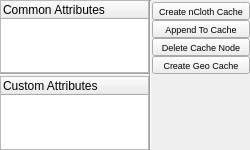
<?xml version="1.0" encoding="UTF-8"?>
<ui version="4.0">
 <class>wgCacheEval</class>
 <widget class="QWidget" name="wgCacheEval">
  <property name="geometry">
   <rect>
    <x>0</x>
    <y>0</y>
    <width>250</width>
    <height>150</height>
   </rect>
  </property>
  <property name="minimumSize">
   <size>
    <width>0</width>
    <height>0</height>
   </size>
  </property>
  <property name="maximumSize">
   <size>
    <width>250</width>
    <height>16777215</height>
   </size>
  </property>
  <property name="windowTitle">
   <string>Cache Eval</string>
  </property>
  <layout class="QGridLayout" name="gridLayout">
   <property name="margin">
    <number>0</number>
   </property>
   <property name="spacing">
    <number>0</number>
   </property>
   <item row="0" column="2" rowspan="3">
    <layout class="QVBoxLayout" name="vlEval">
     <property name="spacing">
      <number>0</number>
     </property>
     <property name="topMargin">
      <number>2</number>
     </property>
     <property name="bottomMargin">
      <number>2</number>
     </property>
     <item>
      <widget class="QToolButton" name="pbClothCache">
       <property name="minimumSize">
        <size>
         <width>0</width>
         <height>0</height>
        </size>
       </property>
       <property name="maximumSize">
        <size>
         <width>1000</width>
         <height>1000</height>
        </size>
       </property>
       <property name="font">
        <font>
         <pointsize>7</pointsize>
        </font>
       </property>
       <property name="text">
        <string>Create nCloth Cache</string>
       </property>
       <property name="iconSize">
        <size>
         <width>36</width>
         <height>36</height>
        </size>
       </property>
       <property name="toolButtonStyle">
        <enum>Qt::ToolButtonTextUnderIcon</enum>
       </property>
      </widget>
     </item>
     <item>
      <widget class="QToolButton" name="pbAppendCache">
       <property name="minimumSize">
        <size>
         <width>0</width>
         <height>0</height>
        </size>
       </property>
       <property name="maximumSize">
        <size>
         <width>1000</width>
         <height>1000</height>
        </size>
       </property>
       <property name="font">
        <font>
         <pointsize>7</pointsize>
        </font>
       </property>
       <property name="text">
        <string>Append To Cache</string>
       </property>
       <property name="iconSize">
        <size>
         <width>36</width>
         <height>36</height>
        </size>
       </property>
       <property name="toolButtonStyle">
        <enum>Qt::ToolButtonTextUnderIcon</enum>
       </property>
      </widget>
     </item>
     <item>
      <widget class="QToolButton" name="pbClearCache">
       <property name="minimumSize">
        <size>
         <width>0</width>
         <height>0</height>
        </size>
       </property>
       <property name="maximumSize">
        <size>
         <width>1000</width>
         <height>1000</height>
        </size>
       </property>
       <property name="font">
        <font>
         <pointsize>7</pointsize>
        </font>
       </property>
       <property name="text">
        <string>Delete Cache Node</string>
       </property>
       <property name="iconSize">
        <size>
         <width>36</width>
         <height>36</height>
        </size>
       </property>
       <property name="toolButtonStyle">
        <enum>Qt::ToolButtonTextUnderIcon</enum>
       </property>
      </widget>
     </item>
     <item>
      <widget class="QToolButton" name="pbGeoCache">
       <property name="minimumSize">
        <size>
         <width>0</width>
         <height>0</height>
        </size>
       </property>
       <property name="maximumSize">
        <size>
         <width>1000</width>
         <height>1000</height>
        </size>
       </property>
       <property name="font">
        <font>
         <pointsize>7</pointsize>
        </font>
       </property>
       <property name="text">
        <string>Create Geo Cache</string>
       </property>
       <property name="iconSize">
        <size>
         <width>36</width>
         <height>36</height>
        </size>
       </property>
       <property name="toolButtonStyle">
        <enum>Qt::ToolButtonTextUnderIcon</enum>
       </property>
      </widget>
     </item>
     <item>
      <spacer name="verticalSpacer">
       <property name="orientation">
        <enum>Qt::Vertical</enum>
       </property>
       <property name="sizeHint" stdset="0">
        <size>
         <width>20</width>
         <height>40</height>
        </size>
       </property>
      </spacer>
     </item>
    </layout>
   </item>
   <item row="0" column="0">
    <widget class="QTreeWidget" name="twCommonAttr">
     <property name="minimumSize">
      <size>
       <width>0</width>
       <height>0</height>
      </size>
     </property>
     <property name="maximumSize">
      <size>
       <width>16777215</width>
       <height>16777215</height>
      </size>
     </property>
     <column>
      <property name="text">
       <string>Common Attributes</string>
      </property>
     </column>
    </widget>
   </item>
   <item row="0" column="1" rowspan="3">
    <widget class="Line" name="line">
     <property name="orientation">
      <enum>Qt::Vertical</enum>
     </property>
    </widget>
   </item>
   <item row="2" column="0">
    <widget class="QTreeWidget" name="twCustomAttr">
     <property name="minimumSize">
      <size>
       <width>0</width>
       <height>0</height>
      </size>
     </property>
     <property name="maximumSize">
      <size>
       <width>16777215</width>
       <height>16777215</height>
      </size>
     </property>
     <column>
      <property name="text">
       <string>Custom Attributes</string>
      </property>
     </column>
    </widget>
   </item>
   <item row="1" column="0">
    <widget class="Line" name="line_2">
     <property name="orientation">
      <enum>Qt::Horizontal</enum>
     </property>
    </widget>
   </item>
  </layout>
 </widget>
 <resources/>
 <connections/>
</ui>
